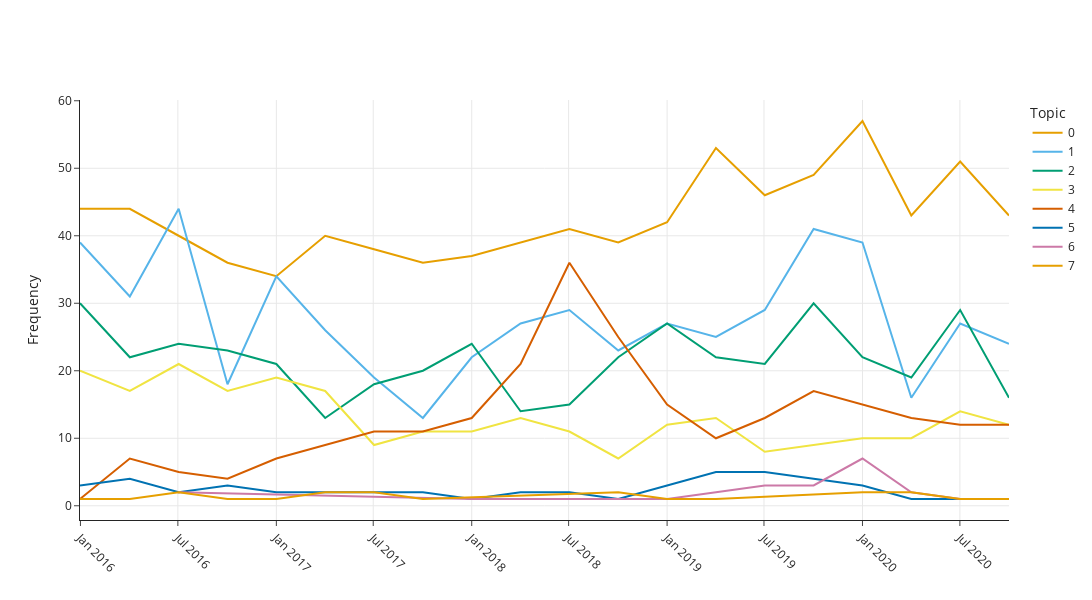

The code cell stored with this chart in its notebook:
### Code cell
# Topic activity over time
import plotly.graph_objects as go

# Create timestamps
data['time'] = pd.to_datetime(data['time'])
timestamps = data['time'].to_list()

# Generate the topics over time
topics_over_time = model.topics_over_time(docs, timestamps, nr_bins=20)

# Filter out topic -1 containing outliers
topics_over_time_filtered = topics_over_time[topics_over_time['Topic']  != -1]

# Visualize the filtered topics over time
fig = model.visualize_topics_over_time(topics_over_time_filtered)

# Update legend to display only the topic number
fig.data = sorted(fig.data, key=lambda trace: trace.name)

for trace in fig.data:
    trace.name = trace.name[0]

# Update the layout
fig.update_layout(
    width=1200,
    height=600,
    title='',
    legend_title_text='Topic',
    xaxis_tickangle=45         # Set x-axis labels to 45-degree angle
)

# Show the figure
fig.show()

### Figure 1 — Plotly figure (JSON) as saved in the notebook; plotly's stock layout.template omitted (floating-point values rounded to 4 significant figures)
{"data": [{"hoverinfo": "text", "hovertext": ["<b>Topic 0</b><br>Words: love picky, picky eater, absolutely love, delivered door, good quality", "<b>Topic 0</b><br>Words: love great, great price, price local, boston terrier, time eat", "<b>Topic 0</b><br>Words: licking foot, delivered door, love great, skin issue, pet store", "<b>Topic 0</b><br>Words: picky eater, product check, prime eat, trust verify, rating advisor", "<b>Topic 0</b><br>Words: double butt, door love, upset stomach, delivered door, retriever allergy", "<b>Topic 0</b><br>Words: customer service, absolutely love, problem resolved, major pet, vet digest", "<b>Topic 0</b><br>Words: level arsenic, contained lead, high level, good price, great price", "<b>Topic 0</b><br>Words: picky eater, corn wheat, eat great, love brand, pet store", "<b>Topic 0</b><br>Words: monday today, today friday, gain weight, love picky, ear feeling", "<b>Topic 0</b><br>Words: picky eater, lead poisoning, oor french, hadnt normal, supplier time", "<b>Topic 0</b><br>Words: hot spot, love eating, couple year, love healthy, love good", "<b>Topic 0</b><br>Words: grain free, chicken base, poop time, stomach love, absolutely love", "<b>Topic 0</b><br>Words: picky eater, eats puppy, subscribe save, love great, good product", "<b>Topic 0</b><br>Words: dry great, good nutritional, guess flavor, flavor good, eating brand", "<b>Topic 0</b><br>Words: started diarrhea, morning evening, small kibble, flavor love, lose weight", "<b>Topic 0</b><br>Words: eat poop, taste great, vet recommended, science diet, love love", "<b>Topic 0</b><br>Words: fur baby, bad breath, day stool, dont risk, increase price", "<b>Topic 0</b><br>Words: absolutely love, picky eater, collie sit, hide bag, water cheese", "<b>Topic 0</b><br>Words: facing class, kill extremely, company responsible, death facing, responsible death", "<b>Topic 0</b><br>Words: ingredient quality, picky eater, diarrhea eating, smell chicken, allergy kind"], "marker": {"color": "#E69F00"}, "mode": "lines", "name": "0", "type": "scatter", "x": ["2015-12-31T04:12:00", "2016-04-02T06:00:00", "2016-07-02T12:00:00", "2016-10-01T18:00:00", "2017-01-01T00:00:00", "2017-04-02T06:00:00", "2017-07-02T12:00:00", "2017-10-01T18:00:00", "2018-01-01T00:00:00", "2018-04-02T06:00:00", "2018-07-02T12:00:00", "2018-10-01T18:00:00", "2019-01-01T00:00:00", "2019-04-02T06:00:00", "2019-07-02T12:00:00", "2019-10-01T18:00:00", "2020-01-01T00:00:00", "2020-04-01T06:00:00", "2020-07-01T12:00:00", "2020-09-30T18:00:00"], "y": [44, 44, 40, 36, 34, 40, 38, 36, 37, 39, 41, 39, 42, 53, 46, 49, 57, 43, 51, 43]}, {"hoverinfo": "text", "hovertext": ["<b>Topic 1</b><br>Words: love love, love product, love great, happy happy, great product", "<b>Topic 1</b><br>Words: love love, coat love, cheaper pet, love healthy, love brand", "<b>Topic 1</b><br>Words: love love, love great, love stuff, love coat, price quick", "<b>Topic 1</b><br>Words: product good, love great, love love, store helped, number time", "<b>Topic 1</b><br>Words: love love, product love, love good, good product, love product", "<b>Topic 1</b><br>Words: love love, love coat, coat nice, product love, great product", "<b>Topic 1</b><br>Words: love love, normal bad, macro dept, petnet app, walking normal", "<b>Topic 1</b><br>Words: love love, gas lol, product chi, mastiff eating, keeshond love", "<b>Topic 1</b><br>Words: love love, coat love, loved price, blend coat, brand recommended", "<b>Topic 1</b><br>Words: love love, trip pet, pup love, win win, great product", "<b>Topic 1</b><br>Words: love love, love great, fur baby, love good, love stuff", "<b>Topic 1</b><br>Words: love love, havent enjoy, cancer reiterate, peel paint, smelly people", "<b>Topic 1</b><br>Words: love good, love love, love happy, love product, product energy", "<b>Topic 1</b><br>Words: love love, love coat, program huge, product chipper, older fur", "<b>Topic 1</b><br>Words: love loved, pup love, love great, love love, great love", "<b>Topic 1</b><br>Words: love gobble, love love, pup love, love healthy, love great", "<b>Topic 1</b><br>Words: love love, price love, love great, love product, love brand", "<b>Topic 1</b><br>Words: continue choose, commodity choice, canfind shze, chichi chihuahua, good commodity", "<b>Topic 1</b><br>Words: great dane, love stuff, good quality, simple delivered, dane lived", "<b>Topic 1</b><br>Words: good coat, price good, love expected, lab hate, love lab"], "marker": {"color": "#56B4E9"}, "mode": "lines", "name": "1", "type": "scatter", "x": ["2015-12-31T04:12:00", "2016-04-02T06:00:00", "2016-07-02T12:00:00", "2016-10-01T18:00:00", "2017-01-01T00:00:00", "2017-04-02T06:00:00", "2017-07-02T12:00:00", "2017-10-01T18:00:00", "2018-01-01T00:00:00", "2018-04-02T06:00:00", "2018-07-02T12:00:00", "2018-10-01T18:00:00", "2019-01-01T00:00:00", "2019-04-02T06:00:00", "2019-07-02T12:00:00", "2019-10-01T18:00:00", "2020-01-01T00:00:00", "2020-04-01T06:00:00", "2020-07-01T12:00:00", "2020-09-30T18:00:00"], "y": [39, 31, 44, 18, 34, 26, 19, 13, 22, 27, 29, 23, 27, 25, 29, 41, 39, 16, 27, 24]}, {"hoverinfo": "text", "hovertext": ["<b>Topic 2</b><br>Words: tear stain, freddy seizer, havent love, time switch, issue decided", "<b>Topic 2</b><br>Words: corgi mix, diabetes love, weve feeding, time day, shiba inu", "<b>Topic 2</b><br>Words: pound bag, egg yoke, purchasing brand, rice egg, online brand", "<b>Topic 2</b><br>Words: great product, senior citizen, chewing paw, healthy weight, life protection", "<b>Topic 2</b><br>Words: acute pancreatitis, straight liquid, hour hour, brown ball, free shipping", "<b>Topic 2</b><br>Words: vet feeding, purchasing year, order amazon, core fine, omega liver", "<b>Topic 2</b><br>Words: runny poop, rice boiled, product feeding, boiled chicken, issue time", "<b>Topic 2</b><br>Words: life protection, switched diamond, eating habit, diamond natural, picky eater", "<b>Topic 2</b><br>Words: suggested feeding, feeding instruction, noticed difference, ordering amazon, taste wild", "<b>Topic 2</b><br>Words: started bloody, grain allergy, amazon email, fed puppy, bloody loose", "<b>Topic 2</b><br>Words: amazon subscribe, issue vet, brand flavor, subscribe save, pet store", "<b>Topic 2</b><br>Words: started feeding, eating life, life year, purchased bag, diarrhea vomiting", "<b>Topic 2</b><br>Words: lamb rice, pet store, bag target, struvite crystal, stool vomiting", "<b>Topic 2</b><br>Words: didnt didnt, read review, bag bought, basset doubt, day stomach", "<b>Topic 2</b><br>Words: vomiting diarrhea, bag amazon, save dollar, issue quality, great health", "<b>Topic 2</b><br>Words: read review, terrible terrible, siberian husky, year siberian, bladder stone", "<b>Topic 2</b><br>Words: real meat, fur baby, absolutely disgusted, life protection, joint pain", "<b>Topic 2</b><br>Words: review amazon, understand product, life protection, write review, week started", "<b>Topic 2</b><br>Words: bag amazon, vet told, company sold, simply afford, weve noticed", "<b>Topic 2</b><br>Words: protein diet, protection formula, high protein, life protection, jo jo"], "marker": {"color": "#009E73"}, "mode": "lines", "name": "2", "type": "scatter", "x": ["2015-12-31T04:12:00", "2016-04-02T06:00:00", "2016-07-02T12:00:00", "2016-10-01T18:00:00", "2017-01-01T00:00:00", "2017-04-02T06:00:00", "2017-07-02T12:00:00", "2017-10-01T18:00:00", "2018-01-01T00:00:00", "2018-04-02T06:00:00", "2018-07-02T12:00:00", "2018-10-01T18:00:00", "2019-01-01T00:00:00", "2019-04-02T06:00:00", "2019-07-02T12:00:00", "2019-10-01T18:00:00", "2020-01-01T00:00:00", "2020-04-01T06:00:00", "2020-07-01T12:00:00", "2020-09-30T18:00:00"], "y": [30, 22, 24, 23, 21, 13, 18, 20, 24, 14, 15, 22, 27, 22, 21, 30, 22, 19, 29, 16]}, {"hoverinfo": "text", "hovertext": ["<b>Topic 3</b><br>Words: product great, great product, good product, delivery intact, buyfalse advertisment", "<b>Topic 3</b><br>Words: great product, delivery price, fast delivery, product great, love product", "<b>Topic 3</b><br>Words: great price, great product, quality great, product price, price good", "<b>Topic 3</b><br>Words: great product, product great, good price, price great, great price", "<b>Topic 3</b><br>Words: great product, good price, saving saving, great price, heavy bag", "<b>Topic 3</b><br>Words: great product, product great, good price, delivery super, difference good", "<b>Topic 3</b><br>Words: great product, product good, quality arrived, priced delivered, product quick", "<b>Topic 3</b><br>Words: great product, fast delivery, good price, product great, lot cheaper", "<b>Topic 3</b><br>Words: arrived time, great product, excellent buy, deal excellent, happy item", "<b>Topic 3</b><br>Words: good price, expected timely, timely fashion, convenient good, item perfectly", "<b>Topic 3</b><br>Words: compared carbon, expect listing, listing good, valued subscription, footprint created", "<b>Topic 3</b><br>Words: product great, great product, great price, stuff convenient, perfect good", "<b>Topic 3</b><br>Words: expensive expensive, good price, lift arrive, bought wrong, easily lift", "<b>Topic 3</b><br>Words: great product, product great, youi received, macie great, time macie", "<b>Topic 3</b><br>Words: win win, result work, service work, subscription convenience, work win", "<b>Topic 3</b><br>Words: price convenient, thankyou order, doe promised, travel store, needed recommend", "<b>Topic 3</b><br>Words: great price, great product, today earn, expensive great, extra product", "<b>Topic 3</b><br>Words: good pick, speedy delivery, ilike convenience, order expect, time early", "<b>Topic 3</b><br>Words: good price, price quality, great price, great product, product great", "<b>Topic 3</b><br>Words: price good, good price, price increased, return recall, disappointed price"], "marker": {"color": "#F0E442"}, "mode": "lines", "name": "3", "type": "scatter", "x": ["2015-12-31T04:12:00", "2016-04-02T06:00:00", "2016-07-02T12:00:00", "2016-10-01T18:00:00", "2017-01-01T00:00:00", "2017-04-02T06:00:00", "2017-07-02T12:00:00", "2017-10-01T18:00:00", "2018-01-01T00:00:00", "2018-04-02T06:00:00", "2018-07-02T12:00:00", "2018-10-01T18:00:00", "2019-01-01T00:00:00", "2019-04-02T06:00:00", "2019-07-02T12:00:00", "2019-10-01T18:00:00", "2020-01-01T00:00:00", "2020-04-01T06:00:00", "2020-07-01T12:00:00", "2020-09-30T18:00:00"], "y": [20, 17, 21, 17, 19, 17, 9, 11, 11, 13, 11, 7, 12, 13, 8, 9, 10, 10, 14, 12]}, {"hoverinfo": "text", "hovertext": ["<b>Topic 4</b><br>Words: container love, fully intact, brand major, prior reviewer, reviewer bag", "<b>Topic 4</b><br>Words: return product, bad return, store dame, roughly tear, finally eats", "<b>Topic 4</b><br>Words: meant returned, bag mouse, awful received, damaged received, hole mouse", "<b>Topic 4</b><br>Words: dont beg, whatsoever doe, pitbull enjoy, place container, staring wondering", "<b>Topic 4</b><br>Words: box bag, fact riley, poo recommend, riley yogi, coincidental beagle", "<b>Topic 4</b><br>Words: mold growing, large hole, condition ate, paid suppose, doe purina", "<b>Topic 4</b><br>Words: ordered bag, year eating, eating year, bad batch, bag ripped", "<b>Topic 4</b><br>Words: box good, opening box, inside box, spilled box, hole bag", "<b>Topic 4</b><br>Words: bag ripped, bag spilling, inside box, ripped open, huge hole", "<b>Topic 4</b><br>Words: opened box, bag ripped, box bag, inside box, hole bag", "<b>Topic 4</b><br>Words: box bag, opened box, bag ripped, bag hole, bag box", "<b>Topic 4</b><br>Words: bag ripped, box bag, inside box, open box, bag hole", "<b>Topic 4</b><br>Words: big bag, sick eating, hole bag, local pet, threw box", "<b>Topic 4</b><br>Words: bag ripped, box size, ripped open, bag bag, hole bag", "<b>Topic 4</b><br>Words: bag coffee, crawling inside, ant crawling, inside box, hole bag", "<b>Topic 4</b><br>Words: bag ripped, opened box, horrible smell, box bag, inside box", "<b>Topic 4</b><br>Words: shipping box, ripped open, bag ripped, box bag, hole bag", "<b>Topic 4</b><br>Words: cup pound, bag cup, pound bag, box kleenex, box box", "<b>Topic 4</b><br>Words: hole bag, order today, opened box, huge hole, bag box", "<b>Topic 4</b><br>Words: box bag, bb dry, bag open, good bag, smaller bag"], "marker": {"color": "#D55E00"}, "mode": "lines", "name": "4", "type": "scatter", "x": ["2015-12-31T04:12:00", "2016-04-02T06:00:00", "2016-07-02T12:00:00", "2016-10-01T18:00:00", "2017-01-01T00:00:00", "2017-04-02T06:00:00", "2017-07-02T12:00:00", "2017-10-01T18:00:00", "2018-01-01T00:00:00", "2018-04-02T06:00:00", "2018-07-02T12:00:00", "2018-10-01T18:00:00", "2019-01-01T00:00:00", "2019-04-02T06:00:00", "2019-07-02T12:00:00", "2019-10-01T18:00:00", "2020-01-01T00:00:00", "2020-04-01T06:00:00", "2020-07-01T12:00:00", "2020-09-30T18:00:00"], "y": [1, 7, 5, 4, 7, 9, 11, 11, 13, 21, 36, 25, 15, 10, 13, 17, 15, 13, 12, 12]}, {"hoverinfo": "text", "hovertext": ["<b>Topic 5</b><br>Words: great fantastic, fantastic awesome, great great, excellent great, great excellent", "<b>Topic 5</b><br>Words: excellent great, great awesome, great great, great excellent, nice great", "<b>Topic 5</b><br>Words: great great, great excellent, excellent great, nice great, great nice", "<b>Topic 5</b><br>Words: great great, excellent great, great excellent, nice great, great nice", "<b>Topic 5</b><br>Words: great great, great excellent, excellent great, nice great, great nice", "<b>Topic 5</b><br>Words: great great, great excellent, excellent great, nice great, great nice", "<b>Topic 5</b><br>Words: great great, great excellent, excellent great, nice great, great nice", "<b>Topic 5</b><br>Words: great excellent, great great, excellent great, nice great, great nice", "<b>Topic 5</b><br>Words: great great, great excellent, excellent great, nice great, great nice", "<b>Topic 5</b><br>Words: great excellent, great great, excellent great, nice great, great nice", "<b>Topic 5</b><br>Words: great great, great excellent, excellent great, nice great, great nice", "<b>Topic 5</b><br>Words: great great, great excellent, excellent great, nice great, great nice", "<b>Topic 5</b><br>Words: great great, great excellent, excellent great, nice great, great nice", "<b>Topic 5</b><br>Words: fine great, great good, great great, good great, excellent great", "<b>Topic 5</b><br>Words: great great, nice great, great nice, great excellent, excellent great", "<b>Topic 5</b><br>Words: great great, great excellent, excellent great, nice great, great nice", "<b>Topic 5</b><br>Words: great great, excellent great, great excellent, nice great, great nice", "<b>Topic 5</b><br>Words: great great, great excellent, excellent great, nice great, great nice", "<b>Topic 5</b><br>Words: great great, great excellent, excellent great, nice great, great nice"], "marker": {"color": "#0072B2"}, "mode": "lines", "name": "5", "type": "scatter", "x": ["2015-12-31T04:12:00", "2016-04-02T06:00:00", "2016-07-02T12:00:00", "2016-10-01T18:00:00", "2017-01-01T00:00:00", "2017-04-02T06:00:00", "2017-07-02T12:00:00", "2017-10-01T18:00:00", "2018-01-01T00:00:00", "2018-04-02T06:00:00", "2018-07-02T12:00:00", "2018-10-01T18:00:00", "2019-01-01T00:00:00", "2019-04-02T06:00:00", "2019-07-02T12:00:00", "2019-10-01T18:00:00", "2020-01-01T00:00:00", "2020-04-01T06:00:00", "2020-09-30T18:00:00"], "y": [3, 4, 2, 3, 2, 2, 2, 2, 1, 2, 2, 1, 3, 5, 5, 4, 3, 1, 1]}, {"hoverinfo": "text", "hovertext": ["<b>Topic 6</b><br>Words: perfect yum, ama esta, esta comida, yeayaright diahrea, aleman traga", "<b>Topic 6</b><br>Words: ama esta, esta comida, yeayaright diahrea, aleman traga, buena bueno", "<b>Topic 6</b><br>Words: ama esta, esta comida, yeayaright diahrea, aleman traga, buena bueno", "<b>Topic 6</b><br>Words: convenient great, ama esta, esta comida, encanto muy, buena bueno", "<b>Topic 6</b><br>Words: fue una, sabor estas, pastor aleman, compra para, encanta sabor", "<b>Topic 6</b><br>Words: diahrea nk, ama esta, esta comida, esenciales necesita, buena bueno", "<b>Topic 6</b><br>Words: ama esta, esta comida, yeayaright diahrea, aleman traga, buena bueno", "<b>Topic 6</b><br>Words: quality ingredient, ama esta, esta comida, yeayaright diahrea, mascota ama", "<b>Topic 6</b><br>Words: esta comida, ama esta, meses feliz, mi mascota, tiene toda", "<b>Topic 6</b><br>Words: mi perritos, buen alimento, muchas gracias, perritos encanto, alimento muchas", "<b>Topic 6</b><br>Words: perrito ama, mi perrito, ama esta, esta comida, mascota ama", "<b>Topic 6</b><br>Words: ama esta, esta comida, yeayaright diahrea, aleman traga, buena bueno"], "marker": {"color": "#CC79A7"}, "mode": "lines", "name": "6", "type": "scatter", "x": ["2016-07-02T12:00:00", "2018-01-01T00:00:00", "2018-07-02T12:00:00", "2018-10-01T18:00:00", "2019-01-01T00:00:00", "2019-04-02T06:00:00", "2019-07-02T12:00:00", "2019-10-01T18:00:00", "2020-01-01T00:00:00", "2020-04-01T06:00:00", "2020-07-01T12:00:00", "2020-09-30T18:00:00"], "y": [2, 1, 1, 1, 1, 2, 3, 3, 7, 2, 1, 1]}, {"hoverinfo": "text", "hovertext": ["<b>Topic 7</b><br>Words: bite small, perfect size, size bite, small bite, small breed", "<b>Topic 7</b><br>Words: disappointed smaller, bite piece, smaller bite, piece eat, eat product", "<b>Topic 7</b><br>Words: small bite, bite easier, breed older, terrier small, brand pricey", "<b>Topic 7</b><br>Words: small breed, male tooapparently, teeth perfect, missing teeth, switched small", "<b>Topic 7</b><br>Words: easy order, order door, bite amazon, nice easy, amazon nice", "<b>Topic 7</b><br>Words: small bite, digestible border, easily digestible, dalmatian sensitive, collie chicken", "<b>Topic 7</b><br>Words: small bite, easier small, bite work, bite easier, small eat", "<b>Topic 7</b><br>Words: corgi love, bite option, option great, love small, small bite", "<b>Topic 7</b><br>Words: bite hard, good size, older bite, break tooth, thought break", "<b>Topic 7</b><br>Words: older guy, love fussiness, healthy satisfaction, rescue baby, satisfaction smaller", "<b>Topic 7</b><br>Words: small bite, adult small, small breed, bite small, buy adult", "<b>Topic 7</b><br>Words: bite easier, kibble needed, deciding working, people recommended, easier chew", "<b>Topic 7</b><br>Words: small bite, small breed, yorkie upset, tummyis difference, ray foodso", "<b>Topic 7</b><br>Words: kibble work, great small, small breed, love small, small kibble", "<b>Topic 7</b><br>Words: didnt complain, bull didnt, work pit, pit bull, small bite"], "marker": {"color": "#E69F00"}, "mode": "lines", "name": "7", "type": "scatter", "x": ["2015-12-31T04:12:00", "2016-04-02T06:00:00", "2016-07-02T12:00:00", "2016-10-01T18:00:00", "2017-01-01T00:00:00", "2017-04-02T06:00:00", "2017-07-02T12:00:00", "2017-10-01T18:00:00", "2018-10-01T18:00:00", "2019-01-01T00:00:00", "2019-04-02T06:00:00", "2020-01-01T00:00:00", "2020-04-01T06:00:00", "2020-07-01T12:00:00", "2020-09-30T18:00:00"], "y": [1, 1, 2, 1, 1, 2, 2, 1, 2, 1, 1, 2, 2, 1, 1]}], "layout": {"height": 600, "hoverlabel": {"bgcolor": "white", "font": {"family": "Rockwell", "size": 16}}, "legend": {"title": {"text": "Topic"}}, "title": {"text": ""}, "width": 1200, "xaxis": {"showgrid": true, "tickangle": 45}, "yaxis": {"showgrid": true, "title": {"text": "Frequency"}}}}
